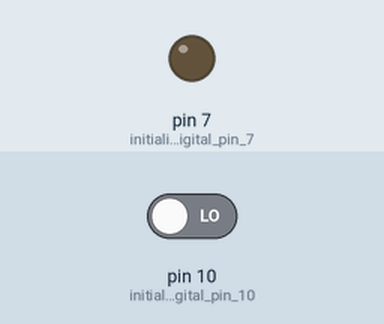
Simulated run of this sketch. Board: Arduino Uno, built with avr-gcc and run on an emulated ATmega328P. On the bench: output pins drawn as LEDs (lit = HIGH). The test bench sets the inputs (shaded band); at power-on: pin 10 (initialize_digital_pin_10) LOW.

Above: at 1.2 s.
1.3 s: pin 10 (initialize_digital_pin_10) driven HIGH
At 1.6 s:
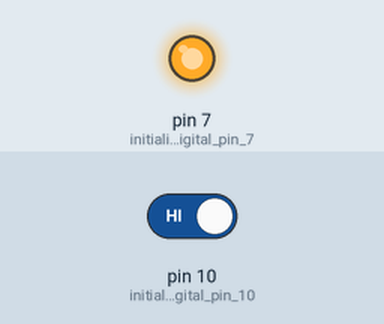
2.8 s: pin 10 (initialize_digital_pin_10) driven LOW
At 4.1 s:
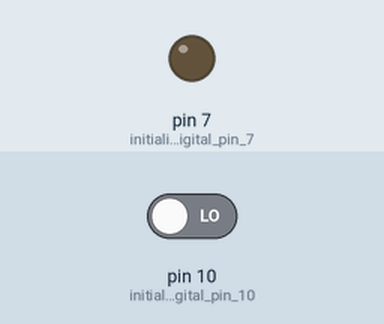
Timing chart, 0 to 5.8 s (numbered marks = the images above; inputs shaded):
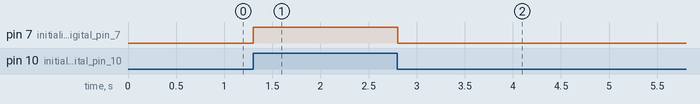

The sketch:

action-reaction.ino
```cpp
void setup() {
  pinMode(7,OUTPUT);//initialize digital pin 7 as an output
  pinMode(10,INPUT);//initialize digital pin 10 as an input
}

void loop() {
  if(digitalRead(10)==1){//check the button and if it is on
    digitalWrite(7,HIGH);//turn the LED on by making the voltage HIGH
  }
  else{
    digitalWrite(7,LOW);//turn the LED off by making the voltage LOW
  }
  delay(10);//wait for half second
}
```

Measured:
- after the input at 1.3 s, pin 7 (initialize_digital_pin_7): LOW → HIGH at once
- after the input at 2.8 s, pin 7 (initialize_digital_pin_7): HIGH → LOW at once
